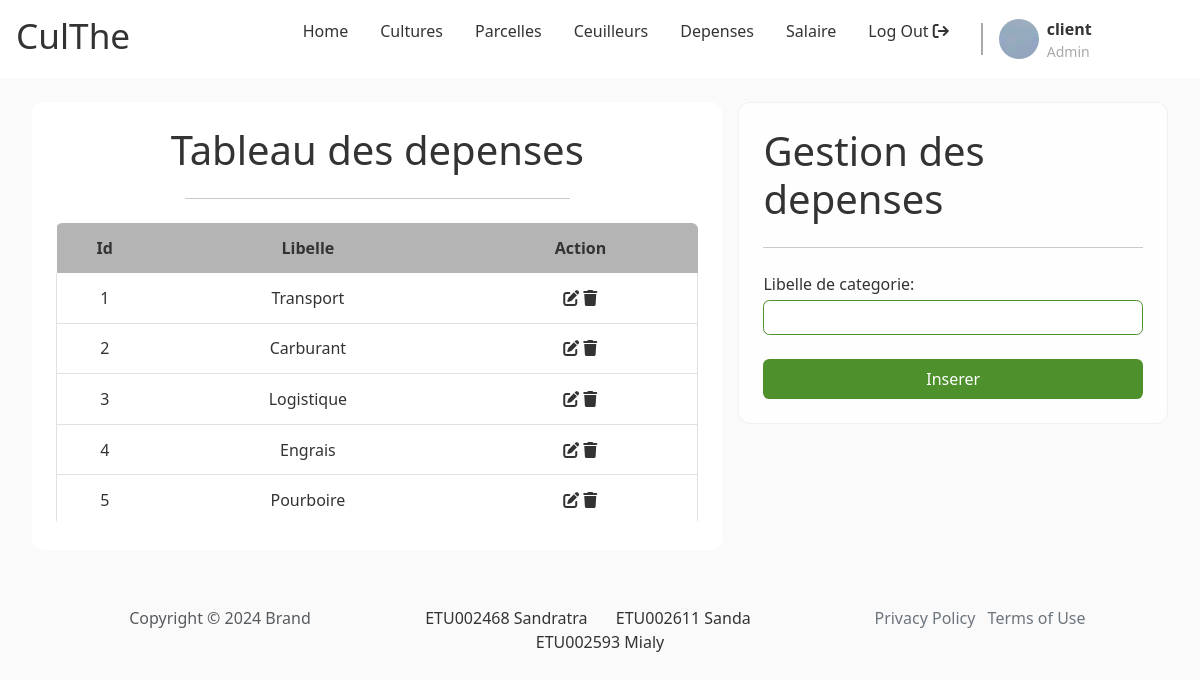
Page /pages/admin/main.php?page=depense (signed in) on the committed database.
### tables this page shows
CREATE TABLE culthe_categorie_depense(
    id INT PRIMARY KEY AUTO_INCREMENT, 
    libelle VARCHAR(50) NOT NULL
);

### inc/connexion.php (called while the page is built)
<?php
    function dbconnect(){
        static $connect = null;
        if ($connect===null) {
            $connect = mysqli_connect('localhost','Sanda','DashDashGo2K23!!','culthe');
        }
        return $connect;
    }

### inc/admin/function_categorie_depense.php (called while the page is built, shortened)
<?php
    function get_all_categorie_depense(){
        $request = "SELECT * FROM culthe_categorie_depense";
        $temp = mysqli_query(dbconnect(),$request);
        $result = array();
        while($donne = mysqli_fetch_array($temp)){
            $result[] = $donne;
        }
        return $result;
    }

### pages/admin/depense.php (the view, shortened to what this page needs)
<?php
    $depenses = get_all_categorie_depense();
?>
<div class="body double-col">
        <section class="left">
            <h1 class="section__title">Tableau des depenses</h1>
            <hr class="section__sep">
            <div class="section__content">
                <table id="table">
                    <tr>
                        <th class="id number">Id</th>
                        <th class="name">Libelle</th>
                        <th class="name">Action</th>
                    </tr>
                    <?php foreach($depenses as &$value){ ?>
                    <tr>
                        <td class="id number"><?php echo $value['id']; ?></td>
                        <td class="name"><?php echo $value['libelle']; ?></td>
                        <td>
                            <a href="#" class="edit-btn"><i class="fa fa-edit"></i></a>
                            <a href="#" class="delete-btn"><i class="fa fa-trash"></i></a>
                        </td>
                    </tr>
                    <?php } ?>
                </table>
            </div>
        </section>
        <section class="right">
            <form action="../../handler/admin/depense_handler.php" method="post" id="login-form" class="form">
                <h1 class="form__title">Gestion des depenses</h1>
                <hr class="form__sep">
                <div class="form__content">
                    <div class="form__input vertical">
                        <label for="expense" class="form__label">Libelle de categorie:</label>
                        <input type="text" name="expense_label" id="expense" class="form__input-field" />
                    </div>
                </div>
                <input type="submit" value="Inserer" class="form__submit btn" id="form__submit-btn" />
            </form>
        </section>
</div>

### assets/css/index.css (style rules this page uses)
:root { --primary: white; --secondary: lightgray; --accent: #4d902c; --text--main: #333333; --text--muted: darkgray; --text--100: .875rem; --text--300: 1rem; --text--500: 2.2rem; --border--soft: .4rem; --bg: rgb(250,250, 250); font-size: 1em; box-sizing: border-box; }
*, *::before, *::after { box-sizing: inherit; margin: 0; padding: 0; color: var(--text--main); text-decoration: none; }
html { color: var(--text--main); font-family: system-ui, -apple-system, BlinkMacSystemFont, 'Segoe UI', Roboto, Oxygen, Ubuntu, Cantarell, 'Open Sans', 'Helvetica Neue', sans-serif; }
body { min-height: 100vh; }
body>*+* { margin-top: 1.5rem; }
.btn { padding: .5rem 1rem; border: none; border-radius: var(--border--soft); background-color: var(--accent); }

### assets/css/form.css (style rules this page uses)
.form { padding: 1.5rem; border-radius: var(--border--soft); backdrop-filter: blur(10px) saturate(180%); -webkit-backdrop-filter: blur(10px) saturate(180%); background-color: rgba(255, 255, 255, 0.7); border-radius: 12px; border: 1px solid rgba(209, 213, 219, 0.3); }
.form>*+* { margin-top: 1.5rem; }
.form__title { margin: 0; }
.form__input.vertical { display: flex; flex-direction: column; gap: .2rem; width: 100%; }
.form__input-field { padding: .4rem .8rem; border: 1px solid var(--accent); border-radius: var(--border--soft); font-size: var(--text--100); }
.form__submit { display: block; width: 100%; color: white; }

### assets/css/home.css (style rules this page uses)
body { background-color: var(--bg); }

### assets/css/layout.css (style rules this page uses)
.body { margin-left: 2rem; margin-right: 2rem; }
.double-col { display: flex; gap: 1rem; }
.double-col>*>*+* { margin-top: 1.5rem; }
.double-col .left { flex-basis: 65%; }
.double-col .right { flex-grow: 1; }
.left { padding: 1.5rem; border-radius: 12px; background-color: white; }
.left .section__title { text-align: center; }
.left .section__sep { width: 60%; margin-left: auto; margin-right: auto; }
.left table { overflow: hidden; border-spacing: 0; width: 100%; margin: auto auto; border-radius: var(--border--soft); border-bottom: 1px solid rgb(225, 225, 225); }
.left th, .left td { padding: .8rem 1rem; text-align: center; }
.left th { background-color: rgb(180, 180, 180); }
.left td:first-child { border-left: 1px solid rgb(225, 225, 225); }
.left td:last-child { border-right: 1px solid rgb(225, 225, 225); }
.left tr:last-child td, .left tr:not(:first-child) td { border-bottom: 1px solid rgb(225, 225, 225); }
.left .id { width: 15%; text-align: center; }
.left .name, .left .date { text-align: center; }

### rows in the picture
culthe_categorie_depense: id "1", libelle "Transport"
culthe_categorie_depense: id "2", libelle "Carburant"
culthe_categorie_depense: id "3", libelle "Logistique"
culthe_categorie_depense: id "4", libelle "Engrais"
culthe_categorie_depense: id "5", libelle "Pourboire"

### other values in the picture
$_SESSION['user']['username'] "client"
